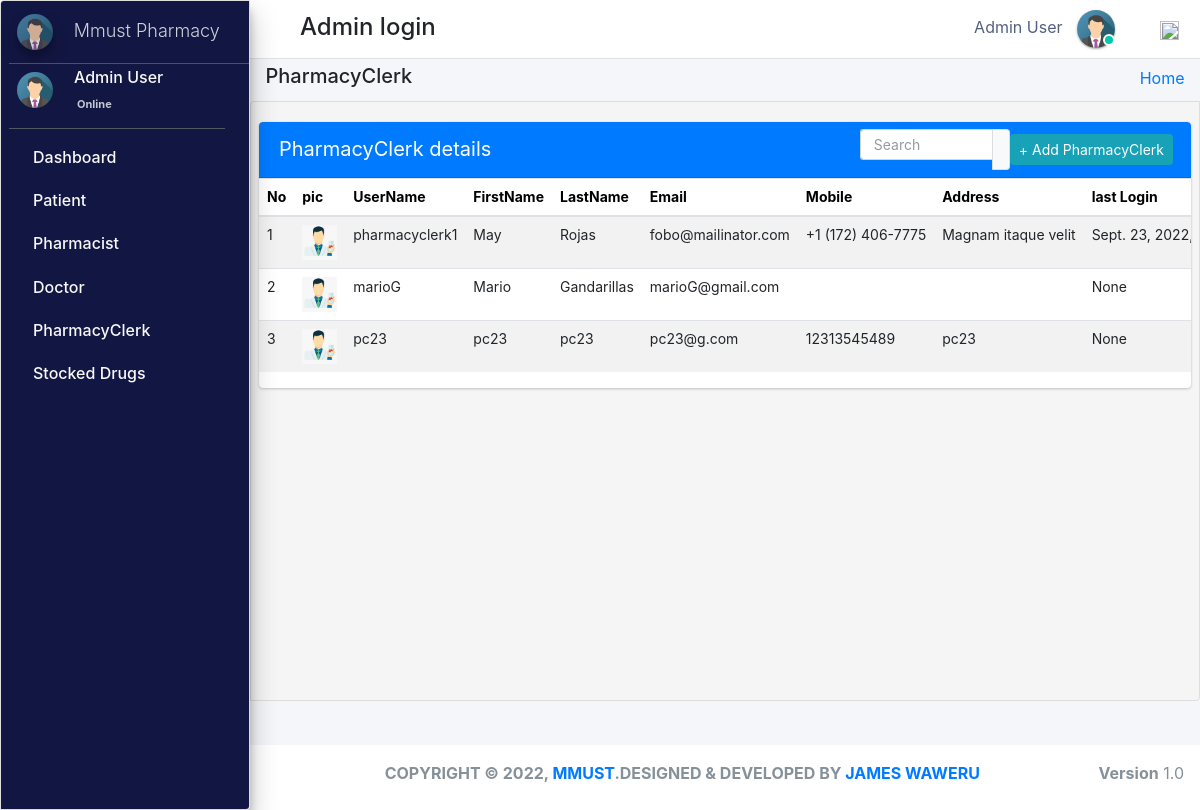
The app's page /admin_user/admin_user/manage_pharmacy_clerk/ (signed in), older data.
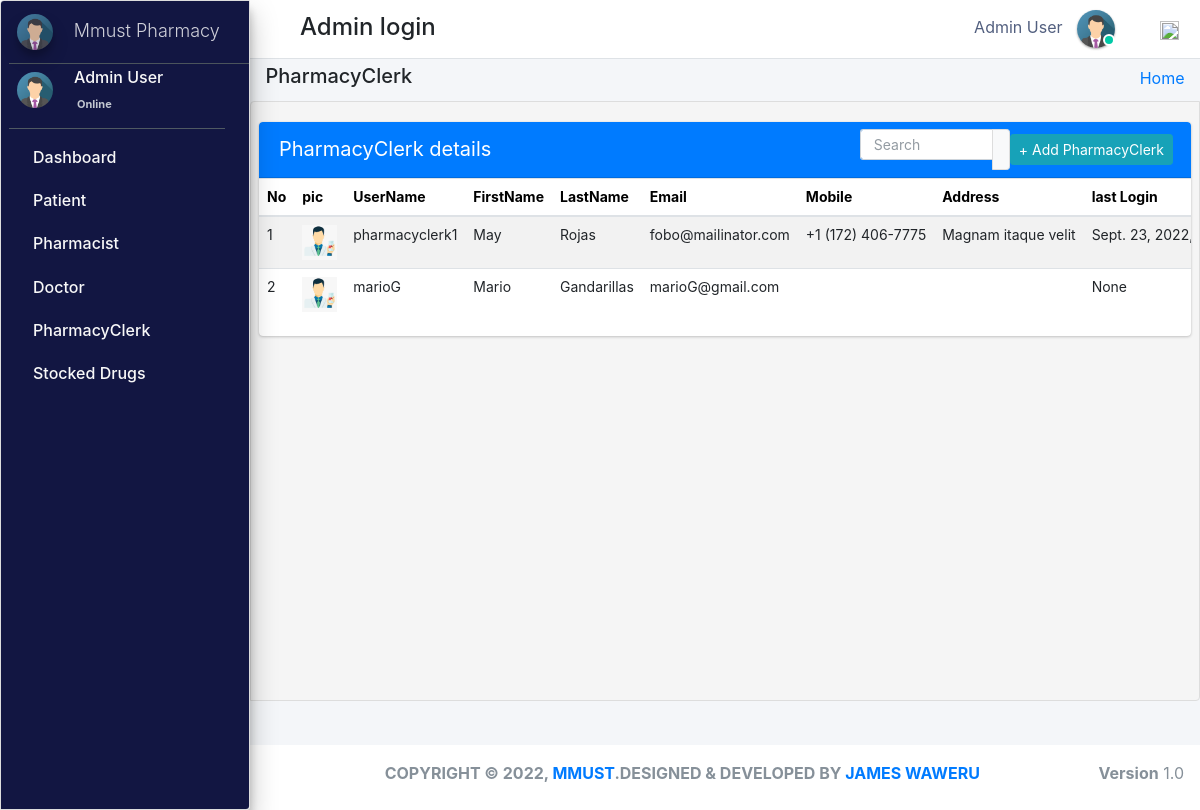
The same page, newer data.
### pharmacy/models.py (models this page shows, shortened)
class CustomUser(AbstractUser):
    user_type_data = ((1, "AdminHOD"), (2, "Pharmacist"), (3, "Doctor"), (4, "PharmacyClerk"),(5, "Patients"))
    user_type = models.CharField(default=1, choices=user_type_data, max_length=10)

class AdminHOD(models.Model):
    gender_category=(
        ('Male','Male'),
        ('Female','Female'),
    )
    admin = models.OneToOneField(CustomUser,null=True, on_delete = models.CASCADE)
    emp_no= models.CharField(max_length=100,null=True,blank=True)
    gender=models.CharField(max_length=100,null=True,choices=gender_category)
    mobile=models.CharField(max_length=10,null=True,blank=True)
    address=models.CharField(max_length=300,null=True,blank=True)
    profile_pic=models.ImageField(default="admin.png",null=True,blank=True)
    created_at = models.DateTimeField(auto_now_add=True)
    updated_at = models.DateTimeField(auto_now=True)
    date_employed=models.DateTimeField(auto_now_add=True, auto_now=False)
    objects = models.Manager()

class PharmacyClerk(models.Model):
    gender_category=(
        ('Male','Male'),
        ('Female','Female'),
    )
    admin = models.OneToOneField(CustomUser,null=True, on_delete = models.CASCADE)
    emp_no=models.CharField(max_length=100,null=True,blank=True)
    gender=models.CharField(max_length=100,null=True,choices=gender_category)
    mobile=models.CharField(max_length=10,null=True,blank=True)
    address=models.CharField(max_length=300,null=True,blank=True)
    profile_pic=models.ImageField(default="images2.png",null=True,blank=True)
    age= models.IntegerField(default='0', blank=True, null=True)
    created_at = models.DateTimeField(auto_now_add=True)
    updated_at = models.DateTimeField(auto_now=True)
    objects = models.Manager()

### pharmacy/HODViews.py (the view)
# urls.py: path('admin_user/admin_user/manage_pharmacy_clerk/',
def manage_pharmacy_clerk(request):
    staffs = PharmacyClerk.objects.all()
    context = {
        "staffs": staffs,
        "title": "Manage PharmacyClerk"
    }
    return render(request, 'hod_templates/manage_pharmacyClerk.html', context)

### pharmacy/templates/hod_templates/manage_pharmacyClerk.html (shortened to what this page needs)
{% extends 'hod_templates/base_template.html'%} {% block page_title %}
<h5>PharmacyClerk</h5>
{% endblock page_title %} {% block main_content %}
<section class="content">
    <div class="row">
        <div class="col-md-12">
            <div class="card card-primary sc">
                <div class="card-header">
                    <span>PharmacyClerk details</span>
                    <div class="card-tools d-flex">
                        <div class="input-group input-group-sm" style="width: 150px;">
                            <input type="text" name="search" class="form-control float-right" placeholder="Search" id="pple">
                            <div class="input-group-append">
                                <button type="submit" class="btn btn-default"><em class="fas fa-search"></em></button>
                            </div>
                        </div>
                        <a class="btn btn-sm btn-info mr-2" href="{% url 'add_pharmacyClerk' %}" role="button">+ Add PharmacyClerk</a>
                    </div>
                </div>
                <table class="table" id="plist">
                    <thead>
                        <tr>
                            <th>No</th>
                            <th>pic</th>
                            <th>UserName</th>
                            <th>FirstName</th>
                            <th>LastName</th>
                            <th>Email</th>
                            <th>Mobile</th>
                            <th>Address</th>
                            <th>last Login</th>
                        </tr>
                    </thead>
                    <tbody>
                        {% for staff in staffs %}
                        <tr class="hov">
                            <td>{{staff.id}}</td>
                            <td> <img src="{{staff.profile_pic.url}}" class="" width="35" height="35" alt=""></td>
                            <td>{{staff.admin.username}}</td>
                            <td>{{staff.admin.first_name}}</td>
                            <td>{{staff.admin.last_name}}</td>
                            <td>{{staff.admin.email}}</td>
                            <td>{{staff.mobile}}</td>
                            <td>{{staff.address}}</td>
                            <td>{{staff.admin.last_login}}</td>
                        </tr>
                        {% endfor %}
                    </tbody>
                </table>
            </div>
        </div>
    </div>
</section>
{% endblock %}

### pharmacy/templates/hod_templates/base_template.html (shortened to what this page needs)
{% extends 'base_file.html' %} {% block htm %}
<body class="hold-transition sidebar-mini layout-fixed">
    <div class="wrapper">
        <nav class="main-header navbar navbar-expand navbar-white navbar-light">
            <ul class="navbar-nav">
                <li class="nav-item">
                    <a class="nav-link" data-widget="pushmenu" href="#" role="button"><em class="fas fa-bars"></em> </a>
                </li>
            </ul>
            <h4 style="margin-left: 10px; margin-top: 5px;">Admin login </h4>
            <ul class="navbar-nav ml-auto">
                <li class="mx-3">
                    <a href="#" class="sm-submenu-with-image a">
                        <span>{{user.first_name}}  {{user.last_name}}</span>
                        <img src="{{request.user.adminhod.profile_pic.url}}" class="img-circle elevation-1" width="38" height="38" alt="">
                        <span class="avatar-status avatar-sm-status avatar-status-success"></span>
                    </a>
                </li>
                <li class="nav-item dropdown ml-3 low">
                    <a href="#" class="btn btn-outlined btn-black text-muted bg-transparent " data-toggle="dropdown" aria-expanded="false" data-wow-delay="0.7s"><img src="https://img.icons8.com/ios/50/000000/settings.png" width="19" height="19">
                    </a>
                </li>
            </ul>
        </nav>
        {% include 'hod_templates/sidebar.html'%}
        <div class="content-wrapper">
            <div class="content-header">
                <div class="container-fluid">
                    <div class="row ">
                        <div class="col-sm-6">
                            <h1 class="m-0 text-dark">
                                {% block page_title %} {% endblock page_title %}
                            </h1>
                        </div>
                        <div class="col-sm-6 ">
                            <ol class="breadcrumb float-sm-right">
                                <li class="breadcrumb-item"><a href="">Home</a></li>
                            </ol>
                        </div>
                    </div>
                </div>
            </div>
            {% block main_content %} {% endblock main_content %}
        </div>
        {% include 'hod_templates/footer.html'%}
    </div>
    {% endblock htm %}

### pharm/pharmacy/templates/base_file.html (shortened to what this page needs)
{% load static %}
<!DOCTYPE html>
<html lang="en">
<head>
    <link rel="stylesheet" href="{% static 'css/bootstrap.min.css'%}">
    <link rel="stylesheet" href="{% static 'css/main.css'%}">
    <link rel="stylesheet" href="{% static 'css/profile.css'%}">
    <link rel="stylesheet" href="{% static " fontawesome-free/css/all.min.css " %}">
    <link rel="stylesheet" href="https://code.ionicframework.com/ionicons/2.0.1/css/ionicons.min.css">
    <link rel="stylesheet" href="{% static 'dist/css/adminlte.css'  %}">
    <link rel="stylesheet" href="{% static 'pace-progress/themes/black/pace-theme-flat-top.css' %}">
    <link rel="stylesheet" href="{% static 'datatables-bs4/css/dataTables.bootstrap4.min.css'%}">
    <link rel="stylesheet" href="{% static 'datatables-responsive/css/responsive.bootstrap4.min.css'%}">
    <link rel="stylesheet" href="{% static 'datatables-buttons/css/buttons.bootstrap4.min.css'%}">
    <link rel="stylesheet" href="{% static 'css/select2.css' %}">
    <link href="{% static 'jquery-ui2/jquery-ui.min.css' %}" rel="stylesheet">
    <link href="{% static 'jquery-ui2/jquery-ui.structure.min.css' %}" rel="stylesheet">
    <link href="{% static 'jquery-ui2/jquery-ui.theme.min.css' %}" rel="stylesheet">
</head>
{% block htm %} {% endblock htm%}
</body>
</html>

### pharmacy/templates/hod_templates/sidebar.html (shortened to what this page needs)
<aside class="main-sidebar sidebar-dark-primary elevation-4">
    <a href="" class="brand-link ml-2">
        <img src="{{request.user.adminhod.profile_pic.url}}" alt="" width="36" height="36" class=" img-circle elevation-3" style="opacity: .8">
        <span class="brand-text font-weight-light mt-1 ml-3 mmust">Mmust Pharmacy</span>
    </a>
    <div class="sidebar">
        <div class="user-panel mr-3">
            <div class="pull-left image sm-submenu-with-image a ml-2 ">
                <img src="{{request.user.adminhod.profile_pic.url}}" class="img-circle mt-2" width="36" height="36" alt="User Image">
            </div>
            <div class="pull-left info">
                <p>{{user.first_name}} {{user.last_name}}</p>
                <a href="#"><em class="fa fa-circle text-success "></em>  Online</a>
            </div>
        </div>
        <nav class="mt-2">
            <ul class="nav nav-pills nav-sidebar flex-column" data-widget="treeview" role="menu" data-accordion="false">
                <li class="nav-item">
                    <a href="{% url  'admin_dashboard' %}" class="nav-link">
                        <p>
                            Dashboard
                        </p>
                    </a>
                </li>
                <li class="nav-item">
                    <a href="#" class="nav-link">
                        <p>
                            Patient
                        </p>
                    </a>
                </li>
                <li class="nav-item">
                    <a href="#" class="nav-link">
                        <p>
                            Pharmacist
                        </p>
                    </a>
                </li>
                <li class="nav-item">
                    <a href="#" class="nav-link">
                        <p>
                            Doctor
                        </p>
                    </a>
                </li>
                <li class="nav-item">
                    <a href="#" class="nav-link">
                        <p>
                            PharmacyClerk
                        </p>
                    </a>
                </li>
                <li class="nav-item">
                    <a href="#" class="nav-link">
                        <p>
                            Stocked Drugs
                        </p>
                    </a>
                </li>
            </ul>
        </nav>
    </div>
</aside>

### pharmacy/templates/hod_templates/footer.html
<footer class="main-footer pt-3 text-center">
    <strong>COPYRIGHT &copy; {% now "Y" %}, <a href="#">MMUST</a>.DESIGNED & DEVELOPED BY <a href="#">JAMES WAWERU</a></strong>
    <div class="float-right d-none d-sm-inline-block">
        <b>Version</b> 1.0
    </div>
</footer>

### static/css/main.css (style rules this page uses)
html { font-family: sans-serif; line-height: 1.15; -webkit-text-size-adjust: 100%; -webkit-tap-highlight-color: transparent; }
body { overflow-y: hidden; overflow-x: hidden; font-family: -apple-system, BlinkMacSystemFont, "Segoe UI", Roboto, "Helvetica Neue", Arial, "Noto Sans", sans-serif, "Apple Color Emoji", "Segoe UI Emoji", "Segoe UI Symbol", "Noto Color Emoji" !important; }
th { color: rgb(0, 0, 0); font-size: 14px !important; }
.content { background-color: #f5f5f5; border: 1px solid #dddddd; border-radius: 4px 0px 4px 0px; left: -1px; padding: 10px 7px 5px; height: 75vh; overflow-y: scroll; overflow-x: hidden; }
.sc { white-space: nowrap; display: block; overflow-x: hidden !important; }
.content .row { margin-top: 20px !important; }
.main-sidebar { background: #ffffff; border: 1px solid #dddddd; border-radius: 4px 0px 4px 0px; font-weight: bold; background-color: #121642 !important; color: white !important; }
.main-sidebar p { color: #f8f8f8 !important; font-weight: 500 !important }
td { font-size: 14px !important; }
.hov { transition: transform .5s; }
.avatar-status { position: absolute; bottom: 12px; right: 75.4px; display: -ms-inline-flexbox; display: inline-flex; -ms-flex-negative: 0; flex-shrink: 0; -ms-flex-pack: center; justify-content: center; -ms-flex-align: center; align-items: center; white-space: nowrap; text-align: center; vertical-align: baseline; font-weight: 600; border: .125rem solid #fff; width: 12px; height: 12px; line-height: 1; font-size: .71094rem; border-radius: 50%; }
.avatar-status-success { color: #fff; background-color: #00c9a7; }
.card-header span { font-size: 20px !important; }
.table>tbody>tr>td, .table>tbody>tr>th, .table>tfoot>tr>td, .table>tfoot>tr>th, .table>thead>tr>td, .table>thead>tr>th { padding: 8px; line-height: 1.42857143; vertical-align: top; }
.user-panel>.info { padding: 5px 5px 5px 15px; line-height: 1; position: absolute; left: 55px; }
.pull-left { float: left!important; }
.user-panel>.info>p { font-weight: 600; margin-bottom: 9px; }
p { margin: 0 0 10px; }
.user-panel { padding-bottom: 20px; }
.user-panel:after { clear: both; }
.user-panel:before, .user-panel:after { content: " "; display: table; }
.user-panel>.info>a { text-decoration: none; padding-right: 5px; margin-top: 3px; font-size: 11px; overflow: hidden; white-space: nowrap; }
.mmust { overflow: hidden; white-space: nowrap; font-size: 18px; }
.table { background: white !important; }
.container-fluid { width: 100%; padding-right: 15px; padding-left: 15px; margin-right: auto; margin-left: auto; }
.row { display: flex; flex-wrap: wrap; margin-right: -15px; margin-left: -15px; }
.d-flex { display: flex !important; z-index: 44; }
input { text-indent: 5px !important; }
input::placeholder { text-indent: 5px !important; }
.table tbody tr:nth-of-type(odd) { background-color: rgba(197, 197, 197, 0.05) !important; }
.main-footer { height: 65px !important; background: #ffffff; border-top: none !important; color: #869099; font-size: 1.0rem !important; }
.img-circle { border-radius: 50%; }
.content-wrapper .content-header { padding: 5px 0.5rem !important; }

### static/css/profile.css (style rules this page uses)
li { list-style-type: none ! }
.form-control { font-size: .875rem; }
.input-group { transition: all .15s ease; border-radius: .375rem; box-shadow: none; }
.input-group .form-control { box-shadow: none; }
.input-group .form-control:not(:last-child) { padding-right: 0; border-right: 0; }
.navbar-nav span { color: #525f7f !important; margin-right: 10px !important; }
body { font-family: 'Rubik', serif; height: 100% !important; }
input { text-indent: 5px !important; }
input::placeholder { text-indent: 5px !important; }
.table tbody tr:nth-of-type(odd) { background-color: rgba(0, 0, 0, .05) !important; }

Row changes from the older to the newer data that the page shows:
removed PharmacyClerk: id "3", profile_pic (picture), admin.username "pc23", admin.first_name "pc23", admin.last_name "pc23", admin.email "pc23@g.com", mobile "12313545489", address "pc23", admin.last_login "None"
